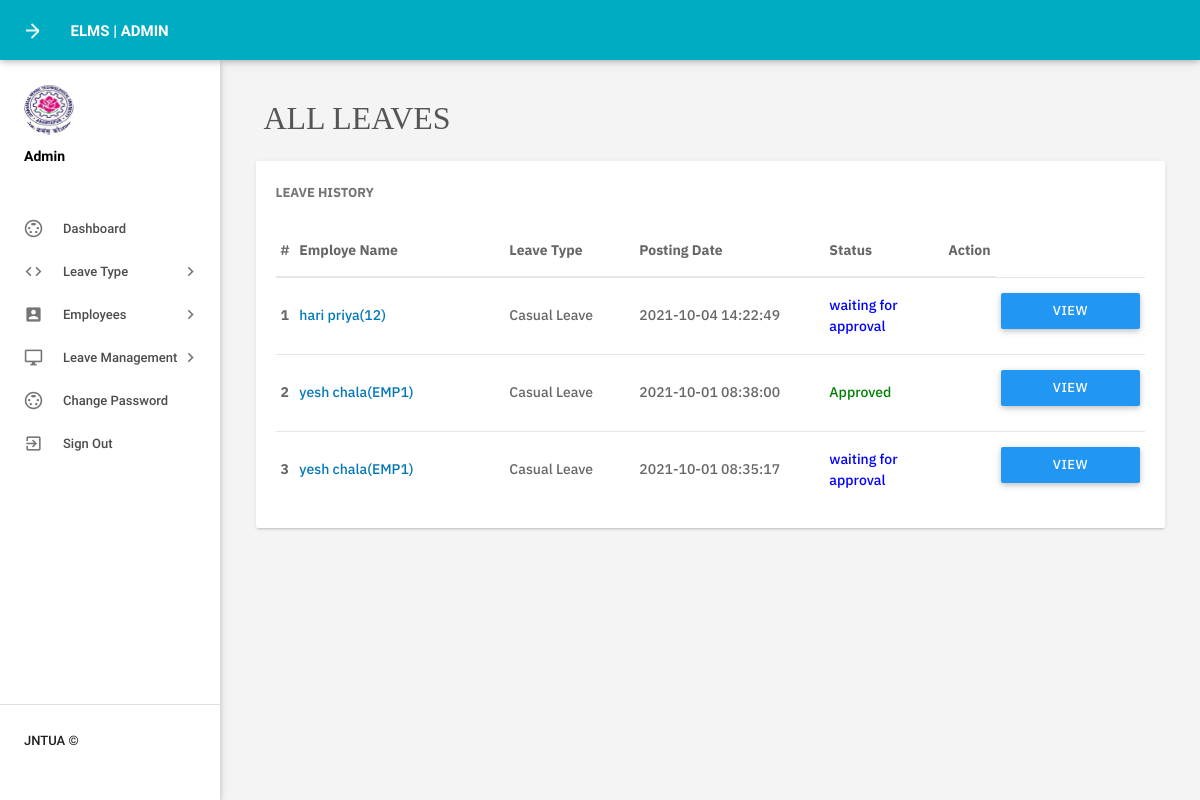
Screenshot of /elms/admin/leaves.php (signed in) with the database file from the repository.
### tables this page shows
CREATE TABLE `tblleaves` (
  `id` int(11) NOT NULL,
  `LeaveType` varchar(110) DEFAULT NULL,
  `ToDate` varchar(120) DEFAULT NULL,
  `FromDate` varchar(120) DEFAULT NULL,
  `Description` mediumtext DEFAULT NULL,
  `PostingDate` timestamp NOT NULL DEFAULT current_timestamp(),
  `AdminRemark` mediumtext DEFAULT NULL,
  `AdminRemarkDate` varchar(120) DEFAULT NULL,
  `Status` int(1) DEFAULT NULL,
  `IsRead` int(1) DEFAULT NULL,
  `TotalDays` int(200) NOT NULL,
  `empid` int(11) NOT NULL
);

CREATE TABLE `tblemployees` (
  `id` int(11) NOT NULL,
  `EmpId` varchar(100) NOT NULL,
  `FirstName` varchar(150) DEFAULT NULL,
  `LastName` varchar(150) DEFAULT NULL,
  `EmailId` varchar(200) DEFAULT NULL,
  `Password` varchar(180) DEFAULT NULL,
  `Gender` varchar(100) DEFAULT NULL,
  `Dob` varchar(100) DEFAULT NULL,
  `Department` varchar(255) DEFAULT NULL,
  `Address` varchar(255) DEFAULT NULL,
  `City` varchar(200) DEFAULT NULL,
  `Country` varchar(150) DEFAULT NULL,
  `Phonenumber` char(11) DEFAULT NULL,
  `Status` int(1) DEFAULT NULL,
  `RegDate` timestamp NULL DEFAULT current_timestamp()
);

### elms/admin/leaves.php (the view, shortened to what this page needs)
<?php
include('includes/config.php');
if(strlen($_SESSION['alogin'])==0)
    {
header('location:index.php');
}
else{
 ?>
<!DOCTYPE html>
<html lang="en">
    <head>
        <link type="text/css" rel="stylesheet" href="../assets/plugins/materialize/css/materialize.min.css"/>
        <link href="../assets/plugins/material-preloader/css/materialPreloader.min.css" rel="stylesheet">
        <link href="../assets/plugins/datatables/css/jquery.dataTables.min.css" rel="stylesheet">
                <link href="../assets/plugins/google-code-prettify/prettify.css" rel="stylesheet" type="text/css"/>
        <link href="../assets/css/alpha.min.css" rel="stylesheet" type="text/css"/>
        <link href="../assets/css/custom.css" rel="stylesheet" type="text/css"/>
    </head>
    <body>
       <?php include('includes/header.php');?>
       <?php include('includes/sidebar.php');?>
            <main class="mn-inner">
                <div class="row">
                    <div class="col s12">
                        <div class="page-title">
                            <h4 class="fb">
                                All Leaves
                            </h4>
                        </div>
                    </div>
                    <div class="col s12 m12 l12 fs">
                        <div class="card">
                            <div class="card-content">
                                <span class="card-title">Leave History</span>
                                <table id="example" class="display responsive-table ">
                                    <thead>
                                        <tr>
                                            <th>#</th>
                                            <th width="200">Employe Name</th>
                                            <th width="120">Leave Type</th>
                                             <th width="180">Posting Date</th>
                                            <th>Status</th>
                                            <th align="center">Action</th>
                                        </tr>
                                    </thead>
                                    <tbody>
<?php $sql = "SELECT tblleaves.id as lid,tblemployees.FirstName,tblemployees.LastName,tblemployees.EmpId,tblemployees.id,tblleaves.LeaveType,tblleaves.PostingDate,tblleaves.Status from tblleaves join tblemployees on tblleaves.empid=tblemployees.id order by lid desc";
$query = $dbh -> prepare($sql);
$query->execute();
$results=$query->fetchAll(PDO::FETCH_OBJ);
$cnt=1;
if($query->rowCount() > 0)
{
foreach($results as $result)
{
      ?>
                                        <tr class="fs">
                                            <td> <b><?php echo htmlentities($cnt);?></b></td>
                                              <td><a href="editemployee.php?empid=<?php echo htmlentities($result->id);?>" target="_blank"><?php echo htmlentities($result->FirstName." ".$result->LastName);?>(<?php echo htmlentities($result->EmpId);?>)</a></td>
                                            <td><?php echo htmlentities($result->LeaveType);?></td>
                                            <td><?php echo htmlentities($result->PostingDate);?></td>
                                                                       <td><?php $stats=$result->Status;
if($stats==1){
                                             ?>
                                                 <span style="color: green">Approved</span>
                                                 <?php } if($stats==2)  { ?>
                                                 <?php } if($stats==0)  { ?>
 <span style="color: blue">waiting for approval</span>
 <?php } ?>
                                             </td>
          <td>
           <td><a href="leave-details.php?leaveid=<?php echo htmlentities($result->lid);?>" class="waves-effect waves-light btn blue m-b-xs"  > View Details</a></td>
                                    </tr>
                                         <?php $cnt++;} }?>
                                    </tbody>
                                </table>
                            </div>
                        </div>
                    </div>
                </div>
            </main>
        </div>
        <div class="left-sidebar-hover"></div>
    </body>
</html>
<?php } ?>

### elms/admin/leaves.php (style rules this page uses)
.fb { font-family: 'Bitter', serif; }
.fs { font-family: 'IBM Plex Sans', sans-serif; }

### rows the page displays
tblleaves: tblemployees.FirstName+LastName "hari priya", tblemployees.EmpId "12", LeaveType "Casual Leave", PostingDate "2021-10-04 14:22:49", Status "waiting for approval"
tblleaves: tblemployees.FirstName+LastName "yesh chala", tblemployees.EmpId "EMP1", LeaveType "Casual Leave", PostingDate "2021-10-01 08:38:00", Status "Approved"
tblleaves: tblemployees.FirstName+LastName "yesh chala", tblemployees.EmpId "EMP1", LeaveType "Casual Leave", PostingDate "2021-10-01 08:35:17", Status "waiting for approval"
